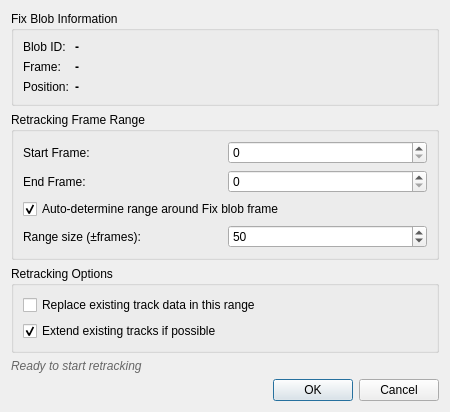
<?xml version="1.0" encoding="UTF-8"?>
<ui version="4.0">
 <class>RetrackingDialog</class>
 <widget class="QDialog" name="RetrackingDialog">
  <property name="geometry">
   <rect>
    <x>0</x>
    <y>0</y>
    <width>450</width>
    <height>350</height>
   </rect>
  </property>
  <property name="windowTitle">
   <string>Retrack Fix Blob</string>
  </property>
  <property name="modal">
   <bool>true</bool>
  </property>
  <layout class="QVBoxLayout" name="verticalLayout">
   <item>
    <widget class="QGroupBox" name="blobInfoGroup">
     <property name="title">
      <string>Fix Blob Information</string>
     </property>
     <layout class="QFormLayout" name="formLayout">
      <item row="0" column="0">
       <widget class="QLabel" name="labelBlobId">
        <property name="text">
         <string>Blob ID:</string>
        </property>
       </widget>
      </item>
      <item row="0" column="1">
       <widget class="QLabel" name="blobIdValue">
        <property name="text">
         <string>-</string>
        </property>
        <property name="styleSheet">
         <string>font-weight: bold;</string>
        </property>
       </widget>
      </item>
      <item row="1" column="0">
       <widget class="QLabel" name="labelBlobFrame">
        <property name="text">
         <string>Frame:</string>
        </property>
       </widget>
      </item>
      <item row="1" column="1">
       <widget class="QLabel" name="blobFrameValue">
        <property name="text">
         <string>-</string>
        </property>
        <property name="styleSheet">
         <string>font-weight: bold;</string>
        </property>
       </widget>
      </item>
      <item row="2" column="0">
       <widget class="QLabel" name="labelBlobPosition">
        <property name="text">
         <string>Position:</string>
        </property>
       </widget>
      </item>
      <item row="2" column="1">
       <widget class="QLabel" name="blobPositionValue">
        <property name="text">
         <string>-</string>
        </property>
        <property name="styleSheet">
         <string>font-weight: bold;</string>
        </property>
       </widget>
      </item>
     </layout>
    </widget>
   </item>
   <item>
    <widget class="QGroupBox" name="frameRangeGroup">
     <property name="title">
      <string>Retracking Frame Range</string>
     </property>
     <layout class="QGridLayout" name="gridLayout">
      <item row="0" column="0">
       <widget class="QLabel" name="labelStartFrame">
        <property name="text">
         <string>Start Frame:</string>
        </property>
       </widget>
      </item>
      <item row="0" column="1">
       <widget class="QSpinBox" name="startFrameSpin">
        <property name="minimum">
         <number>0</number>
        </property>
        <property name="maximum">
         <number>99999</number>
        </property>
       </widget>
      </item>
      <item row="1" column="0">
       <widget class="QLabel" name="labelEndFrame">
        <property name="text">
         <string>End Frame:</string>
        </property>
       </widget>
      </item>
      <item row="1" column="1">
       <widget class="QSpinBox" name="endFrameSpin">
        <property name="minimum">
         <number>0</number>
        </property>
        <property name="maximum">
         <number>99999</number>
        </property>
       </widget>
      </item>
      <item row="2" column="0" colspan="2">
       <widget class="QCheckBox" name="autoRangeCheck">
        <property name="text">
         <string>Auto-determine range around Fix blob frame</string>
        </property>
        <property name="checked">
         <bool>true</bool>
        </property>
       </widget>
      </item>
      <item row="3" column="0">
       <widget class="QLabel" name="labelRangeSize">
        <property name="text">
         <string>Range size (±frames):</string>
        </property>
       </widget>
      </item>
      <item row="3" column="1">
       <widget class="QSpinBox" name="rangeSizeSpin">
        <property name="minimum">
         <number>10</number>
        </property>
        <property name="maximum">
         <number>1000</number>
        </property>
        <property name="value">
         <number>50</number>
        </property>
       </widget>
      </item>
     </layout>
    </widget>
   </item>
   <item>
    <widget class="QGroupBox" name="optionsGroup">
     <property name="title">
      <string>Retracking Options</string>
     </property>
     <layout class="QVBoxLayout" name="verticalLayout_2">
      <item>
       <widget class="QCheckBox" name="replaceExistingCheck">
        <property name="text">
         <string>Replace existing track data in this range</string>
        </property>
        <property name="checked">
         <bool>false</bool>
        </property>
       </widget>
      </item>
      <item>
       <widget class="QCheckBox" name="extendTrackCheck">
        <property name="text">
         <string>Extend existing tracks if possible</string>
        </property>
        <property name="checked">
         <bool>true</bool>
        </property>
       </widget>
      </item>
     </layout>
    </widget>
   </item>
   <item>
    <widget class="QLabel" name="statusLabel">
     <property name="text">
      <string>Ready to start retracking</string>
     </property>
     <property name="styleSheet">
      <string>color: #666; font-style: italic;</string>
     </property>
    </widget>
   </item>
   <item>
    <spacer name="verticalSpacer">
     <property name="orientation">
      <enum>Qt::Vertical</enum>
     </property>
     <property name="sizeHint" stdset="0">
      <size>
       <width>20</width>
       <height>40</height>
      </size>
     </property>
    </spacer>
   </item>
   <item>
    <widget class="QDialogButtonBox" name="buttonBox">
     <property name="orientation">
      <enum>Qt::Horizontal</enum>
     </property>
     <property name="standardButtons">
      <set>QDialogButtonBox::Cancel|QDialogButtonBox::Ok</set>
     </property>
    </widget>
   </item>
  </layout>
 </widget>
 <resources/>
 <connections>
  <connection>
   <sender>buttonBox</sender>
   <signal>accepted()</signal>
   <receiver>RetrackingDialog</receiver>
   <slot>accept()</slot>
   <hints>
    <hint type="sourcelabel">
     <x>248</x>
     <y>254</y>
    </hint>
    <hint type="destinationlabel">
     <x>157</x>
     <y>274</y>
    </hint>
   </hints>
  </connection>
  <connection>
   <sender>buttonBox</sender>
   <signal>rejected()</signal>
   <receiver>RetrackingDialog</receiver>
   <slot>reject()</slot>
   <hints>
    <hint type="sourcelabel">
     <x>316</x>
     <y>260</y>
    </hint>
    <hint type="destinationlabel">
     <x>286</x>
     <y>274</y>
    </hint>
   </hints>
  </connection>
  <connection>
   <sender>autoRangeCheck</sender>
   <signal>toggled(bool)</signal>
   <receiver>startFrameSpin</receiver>
   <slot>setDisabled(bool)</slot>
   <hints>
    <hint type="sourcelabel">
     <x>225</x>
     <y>162</y>
    </hint>
    <hint type="destinationlabel">
     <x>341</x>
     <y>132</y>
    </hint>
   </hints>
  </connection>
  <connection>
   <sender>autoRangeCheck</sender>
   <signal>toggled(bool)</signal>
   <receiver>endFrameSpin</receiver>
   <slot>setDisabled(bool)</slot>
   <hints>
    <hint type="sourcelabel">
     <x>225</x>
     <y>162</y>
    </hint>
    <hint type="destinationlabel">
     <x>341</x>
     <y>158</y>
    </hint>
   </hints>
  </connection>
  <connection>
   <sender>autoRangeCheck</sender>
   <signal>toggled(bool)</signal>
   <receiver>rangeSizeSpin</receiver>
   <slot>setEnabled(bool)</slot>
   <hints>
    <hint type="sourcelabel">
     <x>225</x>
     <y>162</y>
    </hint>
    <hint type="destinationlabel">
     <x>341</x>
     <y>184</y>
    </hint>
   </hints>
  </connection>
 </connections>
</ui>
